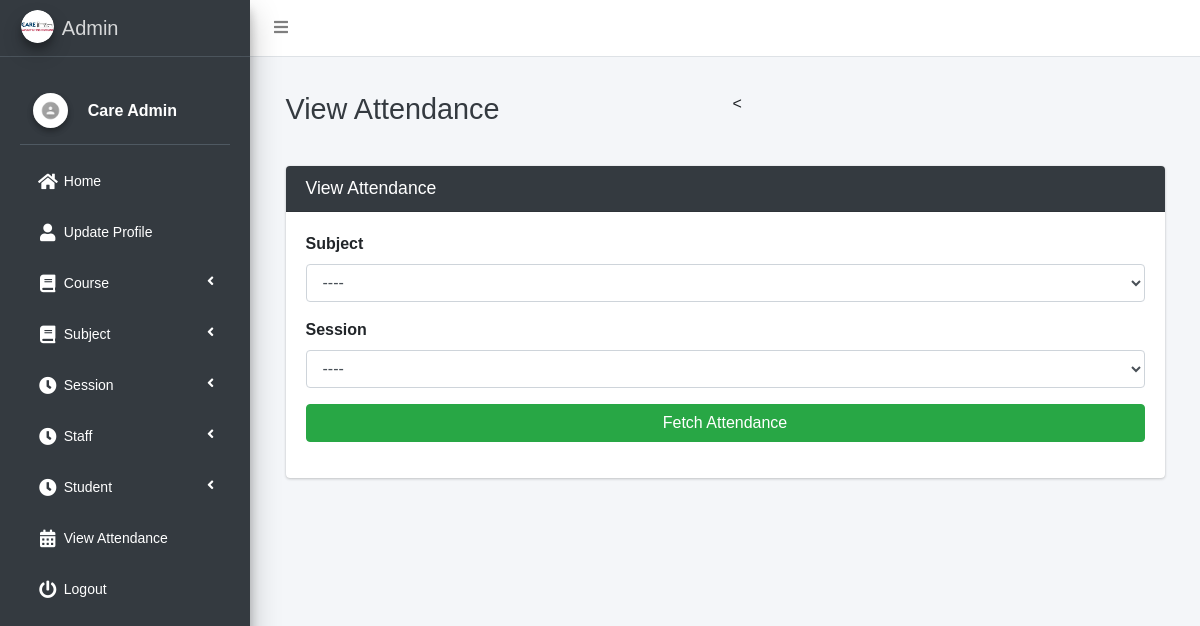
Page /attendance/view/ (signed in) on the committed database.
### main_app/models.py (models this page shows)
class CustomUser(AbstractUser):
    USER_TYPE = ((1, "HOD"), (2, "Staff"), (3, "Student"))
    GENDER = [("M", "Male"), ("F", "Female")]
    username = None  # Removed username, using email instead
    email = models.EmailField(unique=True)
    user_type = models.CharField(default=1, choices=USER_TYPE, max_length=1)
    gender = models.CharField(max_length=1, choices=GENDER)
    profile_pic = models.ImageField()
    address = models.TextField()
    fcm_token = models.TextField(default="")  # For firebase notifications
    created_at = models.DateTimeField(auto_now_add=True)
    updated_at = models.DateTimeField(auto_now=True)
    USERNAME_FIELD = "email"
    REQUIRED_FIELDS = []
    objects = CustomUserManager()
    def __str__(self):
        return self.first_name + " " + self.last_name

### main_app/hod_views.py (the view)
# urls.py: path("attendance/view/", hod_views.admin_view_attendance,
def admin_view_attendance(request):
    subjects = Subject.objects.all()
    sessions = Session.objects.all()
    context = {
        'subjects': subjects,
        'sessions': sessions,
        'page_title': 'View Attendance'
    }
    return render(request, "hod_template/admin_view_attendance.html", context)

### main_app/models.py (called while the page is built)
    def __str__(self):
        return f"From {self.start_year} to {self.end_year}"

### main_app/templates/hod_template/admin_view_attendance.html (shortened to what this page needs)
{% extends 'main_app/base.html' %}
{% load static %}
{% block page_title %}{{page_title}}{% endblock page_title %}
{% block content %}
<section class="content">
    <div class="container-fluid">
        <div class="row">
            <div class="col-md-12">
                <div class="card card-dark">
                    <div class="card-header">
                        <h3 class="card-title">{{page_title}}</h3>
                    </div>
                    <div class="card-body">
                        <div class="form-group">
                            <label>Subject</label>
                            <select name="subject" class="form-control" id='subject'>
                                <option value="">----</option>
                            </select>
                        </div>
                        <div class="form-group">
                            <label>Session</label>
                            <select name="session" class="form-control" id='session'>
                                <option value="">----</option>
                            </select>
                        </div>
                        <div class="form-group"><div  style="display: none;" class="alert alert-danger" id='error_attendance'></div>
                             <button type="button" id='fetch_attendance' class="btn btn-success btn-block">Fetch Attendance</button>
                        </div>
                </div>
            </div>
        </div>
    </div>
</section>
{% endblock content %}

### main_app/templates/main_app/sidebar_template.html (shortened to what this page needs)
{% load static %}
<!DOCTYPE html>
<html lang="en">
<head>
</head>
<body>
    <aside class="main-sidebar sidebar-dark-info elevation-4">
    {% if request.user.user_type == '1' %}
    <a href="{% url 'admin_home' %}" class="brand-link">
        <img src="{% static 'dist/img/admin.png' %} " alt="admin"
            class="brand-image img-circle elevation-3" >
        <span class="brand-text font-weight-light">Admin</span>
    </a>
    <div class="sidebar">
        <div class="user-panel mt-3 pb-3 mb-3 d-flex">
            <div class="image">
                <img src="{{ request.user.profile_pic}}" class="img-circle elevation-2" alt="User Image">
            </div>
            <div class="info">
                <a href="#" class="d-block">{{user}}</a>
            </div>
        </div>
        <nav class="mt-2">
<ul class="nav nav-pills nav-sidebar flex-column" data-widget="treeview" role="menu" data-accordion="false">
                    <li class="nav-item">
                        <a href="{% url 'admin_home' %}" class="nav-link {% if request.path == admin_home %} active {% endif %}">
                            <i class="nav-icon fas fa-home"></i>
                            <p>Home</p>
                        </a>
                    </li>
                    <li class="nav-item">
                        <a href="{% url 'admin_view_profile' %}" class="nav-link {% if request.path == admin_view_profile %} active {% endif %}">
                            <i class="nav-icon fas fa-user"></i>
                            <p>Update Profile</p>
                        </a>
                    </li>
                    <li class="nav-item has-treeview">
                        <a href="#" class="nav-link">
                            <i class="nav-icon fas fa-book"></i>
                            <p>Course<i class="fas fa-angle-left right"></i></p>
                        </a>
                    </li>
                    <li class="nav-item has-treeview">
                        <a href="#" class="nav-link">
                            <i class="nav-icon fas fa-book"></i>
                            <p>Subject<i class="fas fa-angle-left right"></i></p>
                        </a>
                    </li>
                    <li class="nav-item has-treeview">
                        <a href="#" class="nav-link">
                            <i class="nav-icon fas fa-clock"></i>
                            <p>Session<i class="fas fa-angle-left right"></i></p>
                        </a>
                    </li>
                    <li class="nav-item has-treeview">
                        <a href="#" class="nav-link">
                            <i class="nav-icon fas fa-clock"></i>
                            <p>Staff<i class="fas fa-angle-left right"></i></p>
                        </a>
                    </li>
                                        <li class="nav-item has-treeview">
                        <a href="#" class="nav-link">
                            <i class="nav-icon fas fa-clock"></i>
                            <p>Student<i class="fas fa-angle-left right"></i></p>
                        </a>
                    </li>
                    <li class="nav-item">
                        <a href="{% url 'admin_view_attendance' %}" class="nav-link {% if request.path == admin_view_attendance %} active {% endif %}">
                            <i class="nav-icon fas fa-calendar-alt"></i>
                            <p>View Attendance</p>
                        </a>
                    </li>
                                        {% endif %}
                                        <li class="nav-item">
                                            <a href="{% url 'user_logout' %}"
                                                onclick="return confirm('Your session would be terminated.\n\nProceed?')"
                                                class="nav-link">
                                                <i class="nav-icon fas fa-power-off"></i>
                                                <p>
                                                    Logout
                                                </p>
                                            </a>
                                        </li>
                                    </ul>
                                </nav>
                            </div>
</aside>
</body>
</html>

### main_app/templates/main_app/sidebar_template.html (style rules this page uses)
body { margin: 0; font-family: Arial, sans-serif; background-color: #f4f6f9; }
.sidebar { background: #fffff; padding: 20px; height: 90vh; width: 250px; box-shadow: 0 4px 6px rgba(0, 0, 0, 0.1); }
.sidebar .nav-sidebar > .nav-item > .nav-link { color: #ffffff; border-radius: 4px; padding: 10px 15px; margin-bottom: 10px; font-size: 14px; transition: all 0.3s ease; display: flex; align-items: center; }
.sidebar .nav-icon { margin-right: 10px; font-size: 18px; }
.sidebar .nav-item.has-treeview > .nav-link .fas.fa-angle-left { margin-left: auto; }
.user-panel { display: flex; align-items: center; margin-bottom: 20px; }
.user-panel .image img { border-radius: 50%; width: 35px; height: 35px; }
.user-panel .info { margin-left: 10px; }
.user-panel .info a { font-weight: bold; color: #ffffff; }

### rows in the picture
CustomUser: user.profile_pic (picture), first_name+last_name "Care Admin"

### other values in the picture
{{ page_title }} "View Attendance"
